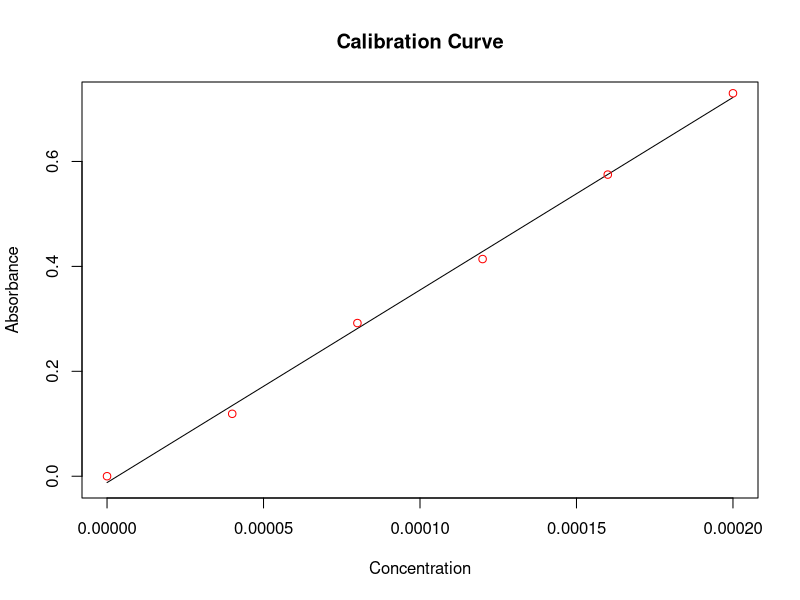

Write R code to recreate this figure.
## ---- chunk 1
knitr::opts_chunk$set(echo = TRUE)
## ---- chunk 2
summary(cars)
## ---- chunk 3
#use the pound symbol to add any comments you need to. Here, we use it to give you instructions on what to do. 

#find the file name of the data file under the data subfolder using the bottom right navigation panel.
#fill in the blank in the command below to import the data.

calibFeSCN <- read.csv("data/CalibFeSCN20190725.csv")

#after adding the file name, you can use the Run button on the above right of this window to test the command. Remember to put your cursor on the line you'd like to run.
#If it's successful, you should see the upper right panel has a new dataframe varaiable imported as calibFeSCN
#Click on that dataframe to take a look. 

## ---- chunk 4

#now let's fit the curve with the following functions
#first, calculate the best fit for a line relating absorptions to concentration
#add the dataframe name to the lm function after "data =" 
calibfit <- lm(Abs ~ FeSCN_Conc_mol, data = calibFeSCN)

#second, add the fitted curve to the plot
#add the variable name of the fitted curve calibfit to the fitted.values below. 
fig <- plot(calibFeSCN$FeSCN_Conc_mol, fitted.values(calibfit), type = "l",
     main = "Calibration Curve", xlab = "Concentration", ylab = "Absorbance")
fig <- points(calibFeSCN, col = "red")


#this commond below is to open an image file to save the curve we plotted
png("figures/calicurve.png")
fig
#close the image file
dev.off()

#select all lines under the "plot" code chunk and run it 
#check under the figures folder to find the calicurve.png file


## ---- chunk 5

#You realize that one of the absorption was recorded wrong in the original data file - the last one should be 0.725 instead of 0.735. 
#To correct the error, do not use text editor to edit the csv file. 
#Instead, use the following codes to create an intermediate dataframe variable and note the reason. 
calibFeSCN_corrected <- calibFeSCN
calibFeSCN_corrected$Abs[6] <- 0.725  #correct a wrongly recorded data point. 

#If avaialble, you can attach a picture of your original reading as a proof. 


